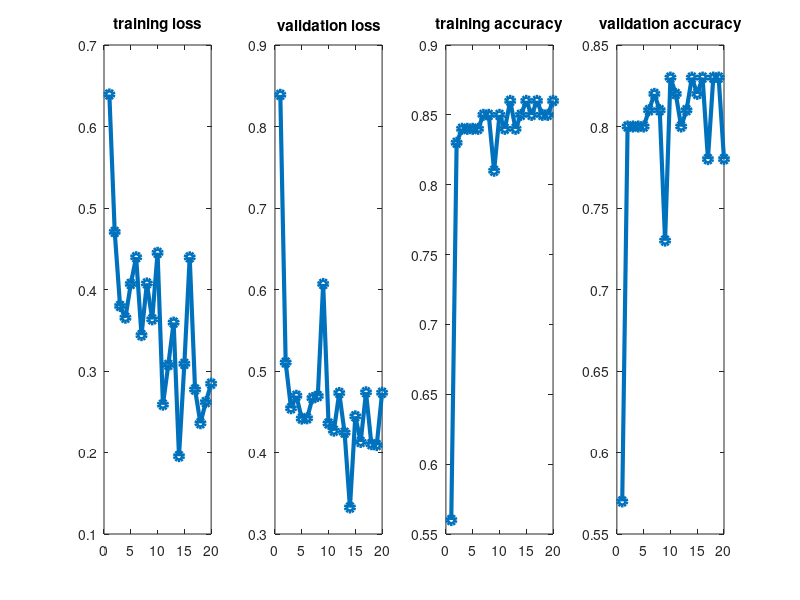

Write the MATLAB code that produced this figure.
clear all
close all
clc

data = [0.678406 0.6533 0.56 0.57
        0.661968 0.6300 0.60 0.62
        0.603207 0.5486 0.72 0.75
        0.447026 0.4464 0.77 0.79
        0.392634 0.4559 0.78 0.80
        0.419563 0.4224 0.78 0.79
        0.386424 0.4212 0.78 0.80
        0.395304 0.4374 0.79 0.81
        0.509471 0.5689 0.72 0.73
        0.499300 0.4574 0.78 0.81
        0.501222 0.4186 0.77 0.79
        0.395978 0.4528 0.79 0.81
        0.428076 0.4079 0.79 0.81
        0.549447 0.4022 0.79 0.80
        0.423069 0.4017 0.79 0.80
        0.394784 0.4058 0.78 0.79
        0.487554 0.3971 0.79 0.80
        0.390793 0.4313 0.79 0.81
        0.417210 0.4735 0.78 0.80
        0.473462 0.4219 0.80 0.82]

data = [0.6393 0.8389 0.56 0.57
        0.4707 0.5104 0.83 0.80
        0.3798 0.4543 0.84 0.80
        0.3653 0.4696 0.84 0.80
        0.4068 0.4416 0.84 0.80
        0.4396 0.4420 0.84 0.81
        0.3440 0.4668 0.85 0.82
        0.4074 0.4693 0.85 0.81
        0.3634 0.6068 0.81 0.73
        0.4450 0.4356 0.85 0.83
        0.2587 0.4268 0.84 0.82
        0.3075 0.4730 0.86 0.80
        0.3594 0.4243 0.84 0.81
        0.1955 0.3326 0.85 0.83
        0.3088 0.4444 0.86 0.82
        0.4395 0.4130 0.85 0.83
        0.2773 0.4739 0.86 0.78
        0.2359 0.4102 0.85 0.83
        0.2618 0.4091 0.85 0.83
        0.2844 0.4733 0.86 0.78        ]


x = 1:20;
figure
set(gcf, 'Color', [1 1 1])
subplot(1,4,1)
plot(x, data(:, 1), '-o', 'linewidth', 3)
title('training loss')

subplot(1,4,2)
plot(x, data(:, 2), '-o', 'linewidth', 3)
title('validation loss')


subplot(1,4,3)
plot(x, data(:, 3), '-o', 'linewidth', 3)
title('training accuracy')

subplot(1,4,4)
plot(x, data(:, 4), '-o', 'linewidth', 3)
title('validation accuracy')
